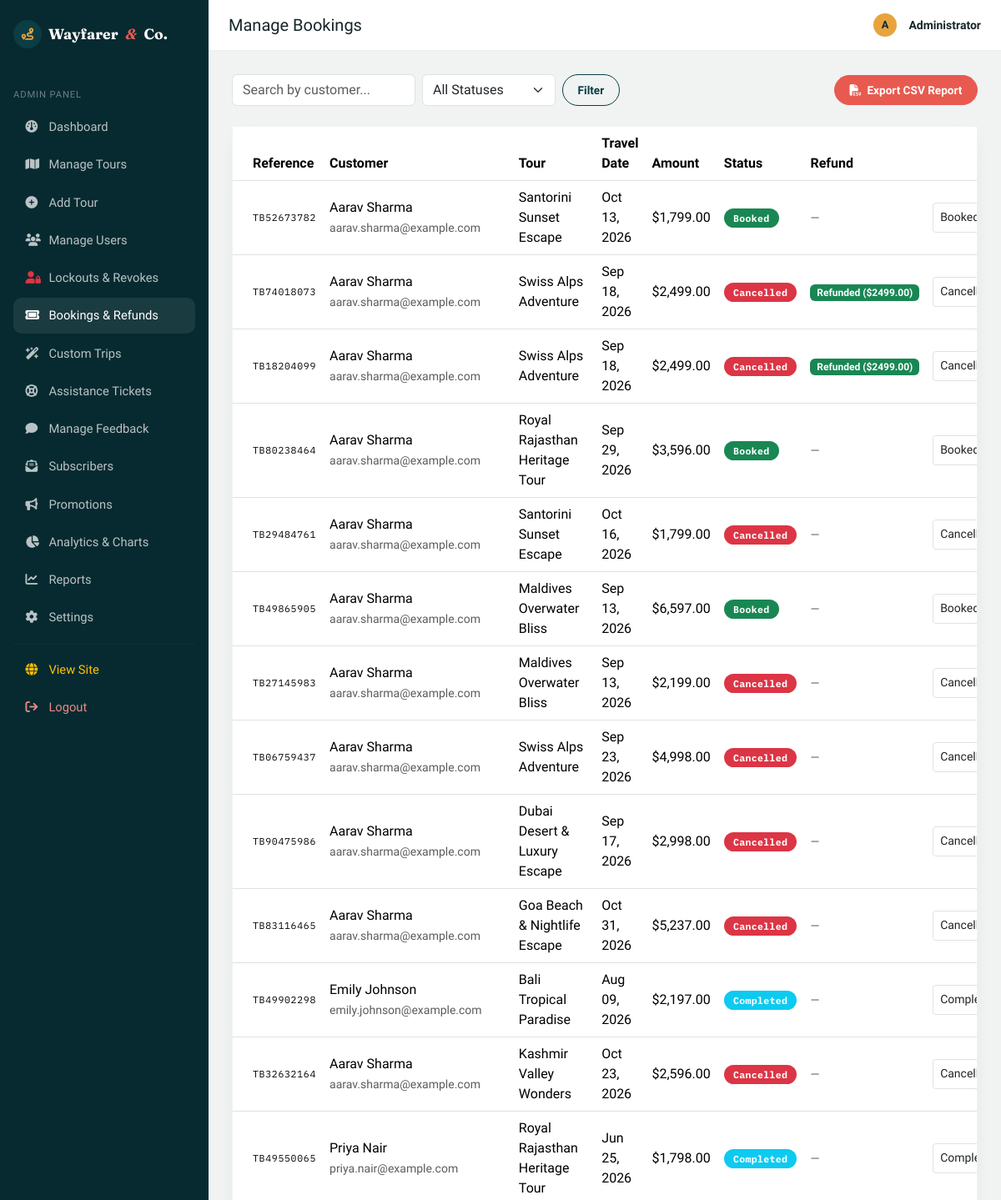
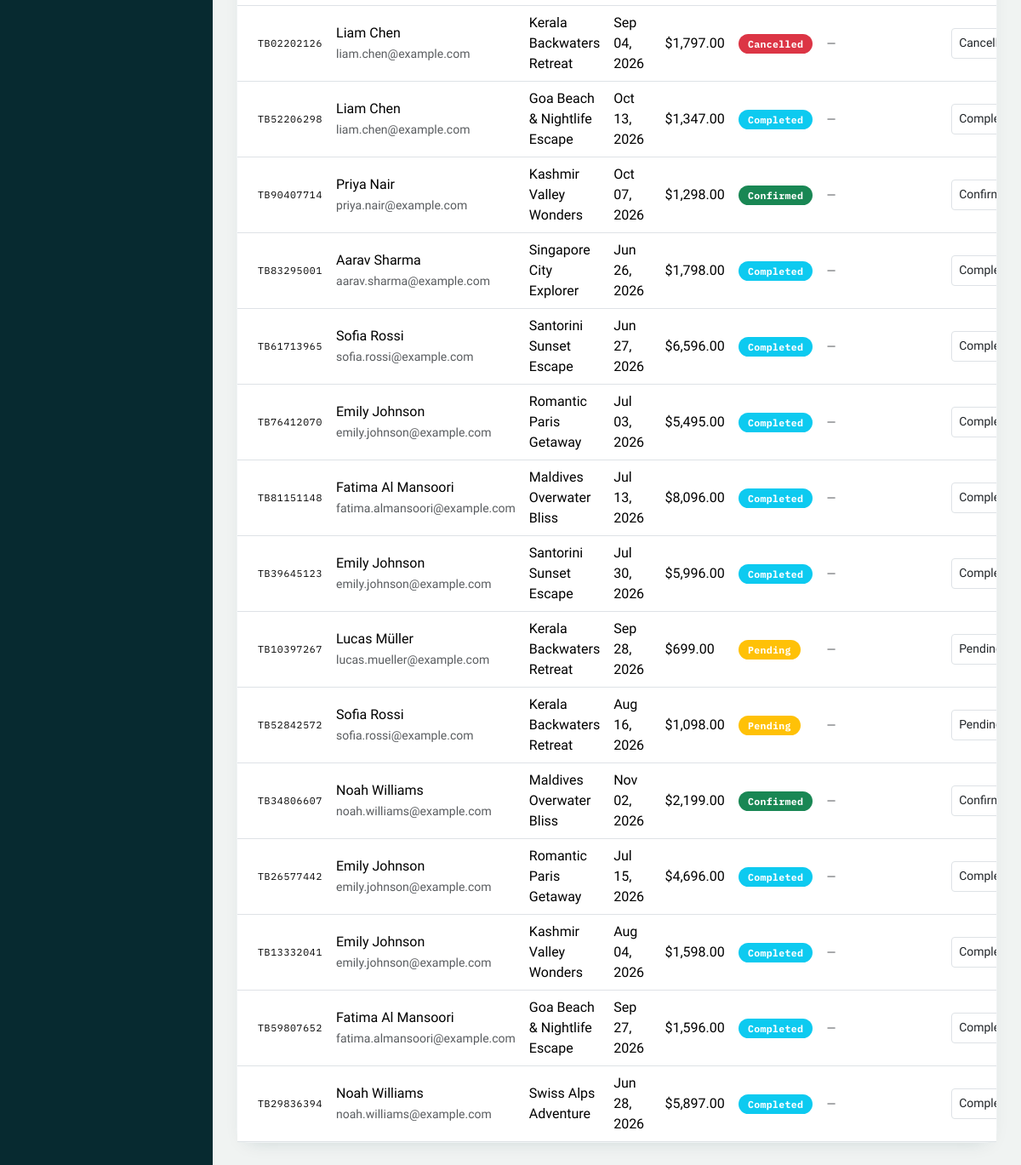
The page /admin/bookings (signed in) on the database as committed earlier (2 pictures, top to bottom).
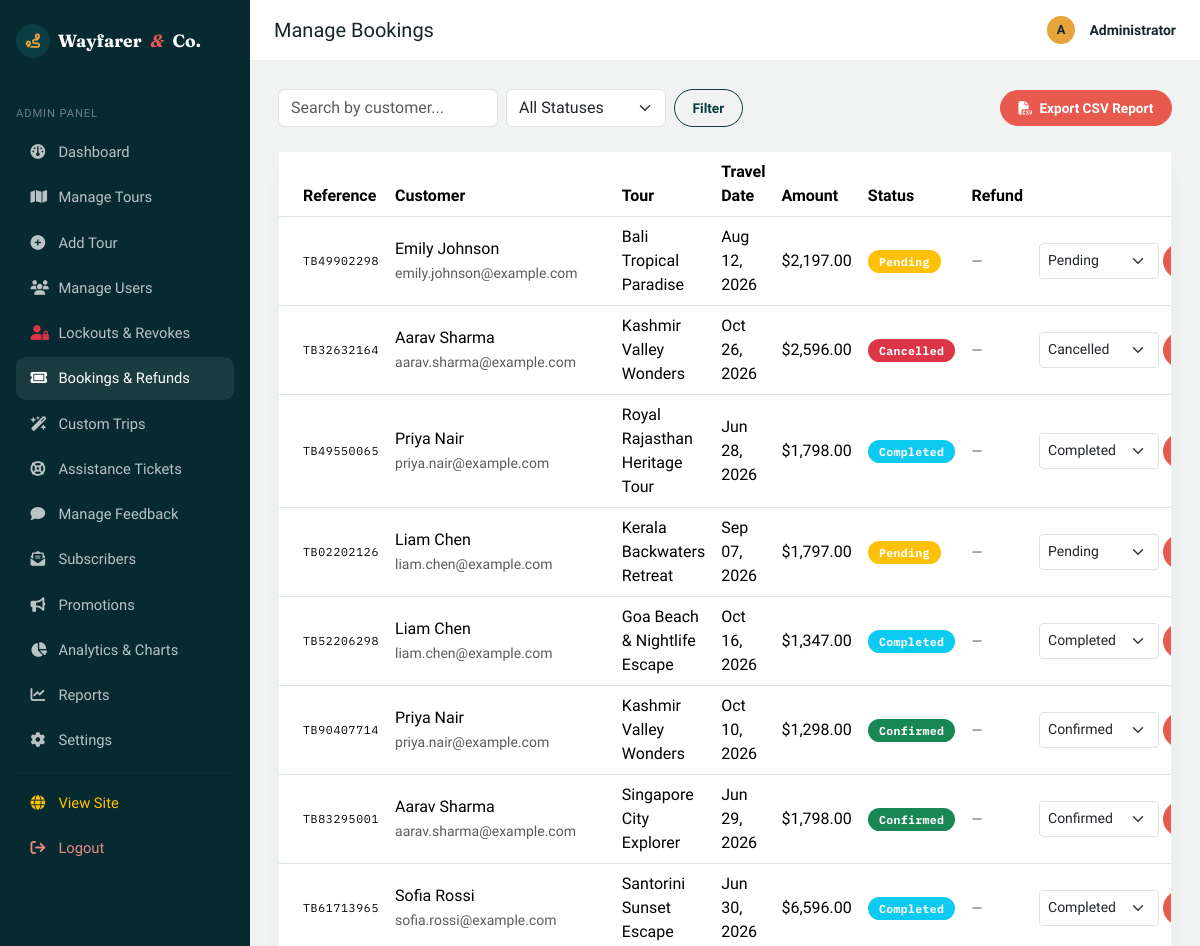
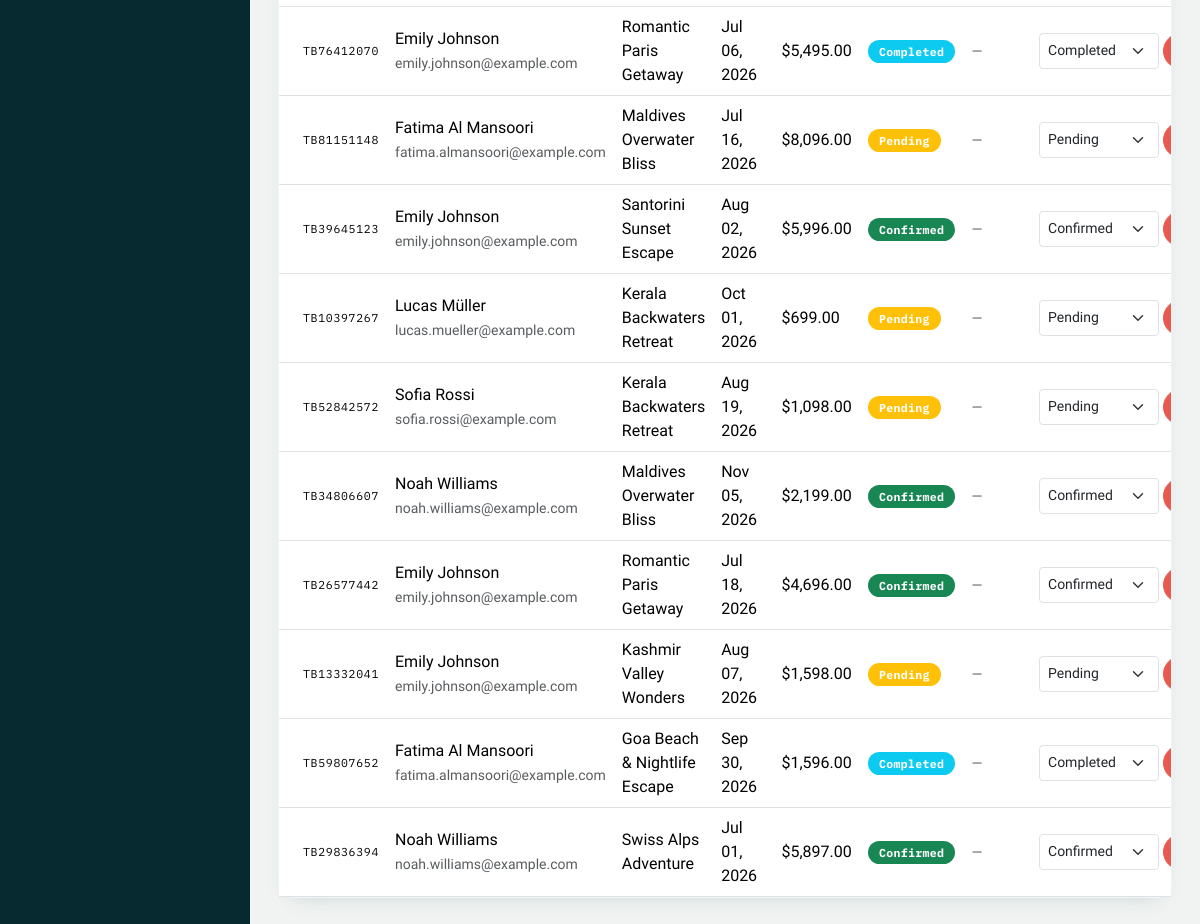
The same page on the database as committed later (2 pictures, top to bottom).
### models/booking.py (models this page shows, shortened)
class Booking(db.Model):
    __tablename__ = "bookings"
    id = db.Column(db.Integer, primary_key=True)
    reference = db.Column(db.String(20), unique=True, nullable=False, default=_generate_reference)
    user_id = db.Column(db.Integer, db.ForeignKey("users.id"), nullable=False)
    tour_id = db.Column(db.Integer, db.ForeignKey("tours.id"), nullable=False)
    travel_date = db.Column(db.Date, nullable=False)
    adults = db.Column(db.Integer, nullable=False, default=1)
    children = db.Column(db.Integer, nullable=False, default=0)
    contact_number = db.Column(db.String(20), nullable=True)
    special_requests = db.Column(db.Text, nullable=True)
    total_amount = db.Column(db.Float, nullable=False, default=0.0)
    discount_amount = db.Column(db.Float, nullable=False, default=0.0)
    coupon_code = db.Column(db.String(30), nullable=True)
    has_insurance = db.Column(db.Boolean, default=False, nullable=False)
    hotel_tier = db.Column(db.String(30), default="Standard", nullable=False)
    status = db.Column(db.String(20), nullable=False, default="Booked")
    refund_amount = db.Column(db.Float, default=0.0, nullable=False)
    refund_status = db.Column(db.String(30), default="None", nullable=False)  # 'None', 'Refund Requested', 'Pending Refund', 'Refunded', 'Ineligible'
    refund_reason = db.Column(db.Text, nullable=True)
    admin_refund_note = db.Column(db.Text, nullable=True)
    created_at = db.Column(db.DateTime, default=datetime.utcnow)
    def status_badge_class(self):
        return {
            "Booked": "success",
            "Confirmed": "success",
            "Pending": "warning",
            "Completed": "info",
            "Cancelled": "danger",
        }.get(self.status, "secondary")

### models/user.py (models this page shows, shortened)
class User(db.Model):
    __tablename__ = "users"
    id = db.Column(db.Integer, primary_key=True)
    name = db.Column(db.String(120), nullable=False)
    email = db.Column(db.String(150), unique=True, nullable=False, index=True)
    phone = db.Column(db.String(20), nullable=True)
    password_hash = db.Column(db.String(255), nullable=False)
    role = db.Column(db.String(20), nullable=False, default="user")  # 'user' or 'admin'
    reward_points = db.Column(db.Integer, default=100, nullable=False)
    referral_code = db.Column(db.String(30), unique=True, nullable=True)
    is_active = db.Column(db.Boolean, default=True, nullable=False)
    created_at = db.Column(db.DateTime, default=datetime.utcnow)
    bookings = db.relationship("Booking", backref="user", lazy=True, cascade="all, delete-orphan")
    feedbacks = db.relationship("Feedback", backref="user", lazy=True, cascade="all, delete-orphan")
    favorites = db.relationship("Favorite", backref="user", lazy=True, cascade="all, delete-orphan")
    def is_admin(self):
        return self.role == "admin"

### models/tour.py (models this page shows, shortened)
class Tour(db.Model):
    __tablename__ = "tours"
    id = db.Column(db.Integer, primary_key=True)
    name = db.Column(db.String(150), nullable=False)
    destination = db.Column(db.String(100), nullable=False, index=True)
    category = db.Column(db.String(50), nullable=False, default="General")
    description = db.Column(db.Text, nullable=False, default="")
    itinerary = db.Column(db.Text, nullable=True)
    duration = db.Column(db.String(50), nullable=False, default="")  # e.g. "5 Days / 4 Nights"
    price = db.Column(db.Float, nullable=False, default=0.0)
    child_price = db.Column(db.Float, nullable=False, default=0.0)
    available_seats = db.Column(db.Integer, nullable=False, default=0)
    start_date = db.Column(db.Date, nullable=True)
    end_date = db.Column(db.Date, nullable=True)
    image_url = db.Column(db.String(400), nullable=True)
    included = db.Column(db.Text, nullable=True)
    excluded = db.Column(db.Text, nullable=True)
    rating = db.Column(db.Float, nullable=False, default=4.5)
    difficulty = db.Column(db.String(30), nullable=False, default="Easy")  # Easy, Moderate, Challenging, Expedition
    season = db.Column(db.String(30), nullable=False, default="All Year")   # Spring, Summer, Autumn, Winter, All Year
    tags = db.Column(db.String(200), nullable=True, default="Popular, Recommended")  # Comma separated
    latitude = db.Column(db.Float, nullable=True, default=46.8182)
    longitude = db.Column(db.Float, nullable=True, default=8.2275)
    max_seats = db.Column(db.Integer, nullable=False, default=30)
    is_active = db.Column(db.Boolean, default=True, nullable=False)
    created_at = db.Column(db.DateTime, default=datetime.utcnow)
    bookings = db.relationship("Booking", backref="tour", lazy=True)
    feedbacks = db.relationship("Feedback", backref="tour", lazy=True)
    favorited_by = db.relationship("Favorite", backref="tour", lazy=True)

### routes/admin.py (the view)
@admin_bp.route("/bookings")
@admin_required
def manage_bookings():
    auto_sync_booking_statuses(db.session)
    status = request.args.get("status", "").strip()
    search = request.args.get("q", "").strip()
    query = Booking.query
    if status:
        query = query.filter_by(status=status)
    if search:
        query = query.join(User).filter(
            db.or_(User.name.ilike(f"%{search}%"), User.email.ilike(f"%{search}%"))
        )
    bookings = query.order_by(Booking.created_at.desc()).all()
    return render_template("admin/bookings.html", bookings=bookings, status=status, search=search)

### models/booking.py (called while the page is built)
def auto_sync_booking_statuses(session):
    today = date.today()
    past_bookings = session.query(Booking).filter(
        Booking.travel_date < today,
        Booking.status.in_(["Booked", "Confirmed", "Pending"])
    ).all()
    if past_bookings:
        for b in past_bookings:
            b.status = "Completed"
        session.commit()

### routes/main.py (called while the page is built)
@main_bp.app_context_processor
def inject_globals():
    from flask import session
    security_mode = session.get("security_mode", "ON")
    return {
        "current_user": get_current_user(),
        "security_mode": security_mode
    }

### routes/utils.py (called while the page is built)
def get_current_user():
    user_id = session.get("user_id")
    if not user_id:
        return None
    return db.session.get(User, user_id)

### templates/admin/bookings.html (shortened to what this page needs)
{% extends "admin/base_admin.html" %}
{% set active = 'bookings' %}
{% block page_title %}Manage Bookings{% endblock %}
{% block admin_content %}
<div class="d-flex flex-wrap justify-content-between align-items-center gap-2 mb-4">
    <form method="get" class="d-flex gap-2">
        <input type="text" name="q" class="form-control" placeholder="Search by customer..." value="{{ search }}" style="width:220px;">
        <select name="status" class="form-select" style="width:160px;" onchange="this.form.submit()">
            <option value="">All Statuses</option>
        </select>
        <button type="submit" class="btn wf-btn-outline btn-sm">Filter</button>
    </form>
    <a href="{{ url_for('api.export_bookings_csv') }}" class="btn wf-btn-primary btn-sm"><i class="fa-solid fa-file-csv me-1"></i> Export CSV Report</a>
</div>
<div class="wf-panel p-0">
    <div class="table-responsive">
        <table class="table align-middle mb-0">
            <thead>
                <tr>
                    <th class="ps-4">Reference</th>
                    <th>Customer</th>
                    <th>Tour</th>
                    <th>Travel Date</th>
                    <th>Amount</th>
                    <th>Status</th>
                    <th>Refund</th>
                    <th class="text-end pe-4">Actions</th>
                </tr>
            </thead>
            <tbody>
                {% for b in bookings %}
                <tr>
                    <td class="ps-4 wf-tour-dest">{{ b.reference }}</td>
                    <td>{{ b.user.name }}<br><small class="text-muted">{{ b.user.email }}</small></td>
                    <td>{{ b.tour.name }}</td>
                    <td>{{ b.travel_date.strftime('%b %d, %Y') }}</td>
                    <td>{{ b.total_amount|currency }}</td>
                    <td><span class="badge bg-{{ b.status_badge_class() }} wf-badge-status">{{ b.status }}</span></td>
                    <td>
                        {% if b.refund_status and b.refund_status != 'None' %}
                        <span class="badge bg-{% if b.refund_status == 'Refunded' %}success{% elif b.refund_status == 'Pending Refund' %}warning{% else %}secondary{% endif %}">
                            {{ b.refund_status }} (${{ "%.2f"|format(b.refund_amount) }})
                        </span>
                        {% else %}
                        <span class="text-muted small">—</span>
                        {% endif %}
                    </td>
                    <td class="text-end pe-4">
                        <div class="d-flex gap-1 justify-content-end">
                            <form method="post" action="{{ url_for('admin.update_booking_status', booking_id=b.id) }}" class="d-flex gap-1">
                                <select name="status" class="form-select form-select-sm" style="width:120px;">
                                    {% for s in ['Booked', 'Confirmed', 'Pending', 'Completed', 'Cancelled'] %}
                                    <option value="{{ s }}" {% if b.status == s %}selected{% endif %}>{{ s }}</option>
                                    {% endfor %}
                                </select>
                                <button type="submit" class="btn btn-sm wf-btn-primary">Update</button>
                            </form>
                        </div>
                    </td>
                </tr>
                {% else %}
                <tr><td colspan="8" class="text-center text-muted py-5">No bookings found.</td></tr>
                {% endfor %}
            </tbody>
        </table>
    </div>
</div>
{% endblock %}

Rows that differ between the two databases and show on the page:
removed Booking: reference "TB52673782", user.name "Aarav Sharma", user.email "aarav.sharma@example.com", tour.name "Santorini Sunset Escape", travel_date "Oct 13, 2026", total_amount "$1,799.00", status "Booked"
removed Booking: reference "TB74018073", user.name "Aarav Sharma", user.email "aarav.sharma@example.com", tour.name "Swiss Alps Adventure", travel_date "Sep 18, 2026", total_amount "$2,499.00", status "Cancelled", refund_status "Refunded", refund_amount "2499.00"
removed Booking: reference "TB18204099", user.name "Aarav Sharma", user.email "aarav.sharma@example.com", tour.name "Swiss Alps Adventure", travel_date "Sep 18, 2026", total_amount "$2,499.00", status "Cancelled", refund_status "Refunded", refund_amount "2499.00"
removed Booking: reference "TB80238464", user.name "Aarav Sharma", user.email "aarav.sharma@example.com", tour.name "Royal Rajasthan Heritage Tour", travel_date "Sep 29, 2026", total_amount "$3,596.00", status "Booked"
removed Booking: reference "TB29484761", user.name "Aarav Sharma", user.email "aarav.sharma@example.com", tour.name "Santorini Sunset Escape", travel_date "Oct 16, 2026", total_amount "$1,799.00", status "Cancelled"
removed Booking: reference "TB49865905", user.name "Aarav Sharma", user.email "aarav.sharma@example.com", tour.name "Maldives Overwater Bliss", travel_date "Sep 13, 2026", total_amount "$6,597.00", status "Booked"
removed Booking: reference "TB27145983", user.name "Aarav Sharma", user.email "aarav.sharma@example.com", tour.name "Maldives Overwater Bliss", travel_date "Sep 13, 2026", total_amount "$2,199.00", status "Cancelled"
removed Booking: reference "TB06759437", user.name "Aarav Sharma", user.email "aarav.sharma@example.com", tour.name "Swiss Alps Adventure", travel_date "Sep 23, 2026", total_amount "$4,998.00", status "Cancelled"
removed Booking: reference "TB90475986", user.name "Aarav Sharma", user.email "aarav.sharma@example.com", tour.name "Dubai Desert & Luxury Escape", travel_date "Sep 17, 2026", total_amount "$2,998.00", status "Cancelled"
removed Booking: reference "TB83116465", user.name "Aarav Sharma", user.email "aarav.sharma@example.com", tour.name "Goa Beach & Nightlife Escape", travel_date "Oct 31, 2026", total_amount "$5,237.00", status "Cancelled"
changed Booking "TB49902298": travel_date "Aug 09, 2026" → "Aug 12, 2026"; status "Completed" → "Pending"
changed Booking "TB32632164": travel_date "Oct 23, 2026" → "Oct 26, 2026"
changed Booking "TB49550065": travel_date "Jun 25, 2026" → "Jun 28, 2026"
changed Booking "TB02202126": travel_date "Sep 04, 2026" → "Sep 07, 2026"; status "Cancelled" → "Pending"
changed Booking "TB52206298": travel_date "Oct 13, 2026" → "Oct 16, 2026"
changed Booking "TB90407714": travel_date "Oct 07, 2026" → "Oct 10, 2026"
changed Booking "TB83295001": travel_date "Jun 26, 2026" → "Jun 29, 2026"; status "Completed" → "Confirmed"
changed Booking "TB61713965": travel_date "Jun 27, 2026" → "Jun 30, 2026"
changed Booking "TB76412070": travel_date "Jul 03, 2026" → "Jul 06, 2026"
changed Booking "TB81151148": travel_date "Jul 13, 2026" → "Jul 16, 2026"; status "Completed" → "Pending"
changed Booking "TB39645123": travel_date "Jul 30, 2026" → "Aug 02, 2026"; status "Completed" → "Confirmed"
changed Booking "TB10397267": travel_date "Sep 28, 2026" → "Oct 01, 2026"
changed Booking "TB52842572": travel_date "Aug 16, 2026" → "Aug 19, 2026"
changed Booking "TB34806607": travel_date "Nov 02, 2026" → "Nov 05, 2026"
changed Booking "TB26577442": travel_date "Jul 15, 2026" → "Jul 18, 2026"; status "Completed" → "Confirmed"
changed Booking "TB13332041": travel_date "Aug 04, 2026" → "Aug 07, 2026"; status "Completed" → "Pending"
changed Booking "TB59807652": travel_date "Sep 27, 2026" → "Sep 30, 2026"
changed Booking "TB29836394": travel_date "Jun 28, 2026" → "Jul 01, 2026"; status "Completed" → "Confirmed"
